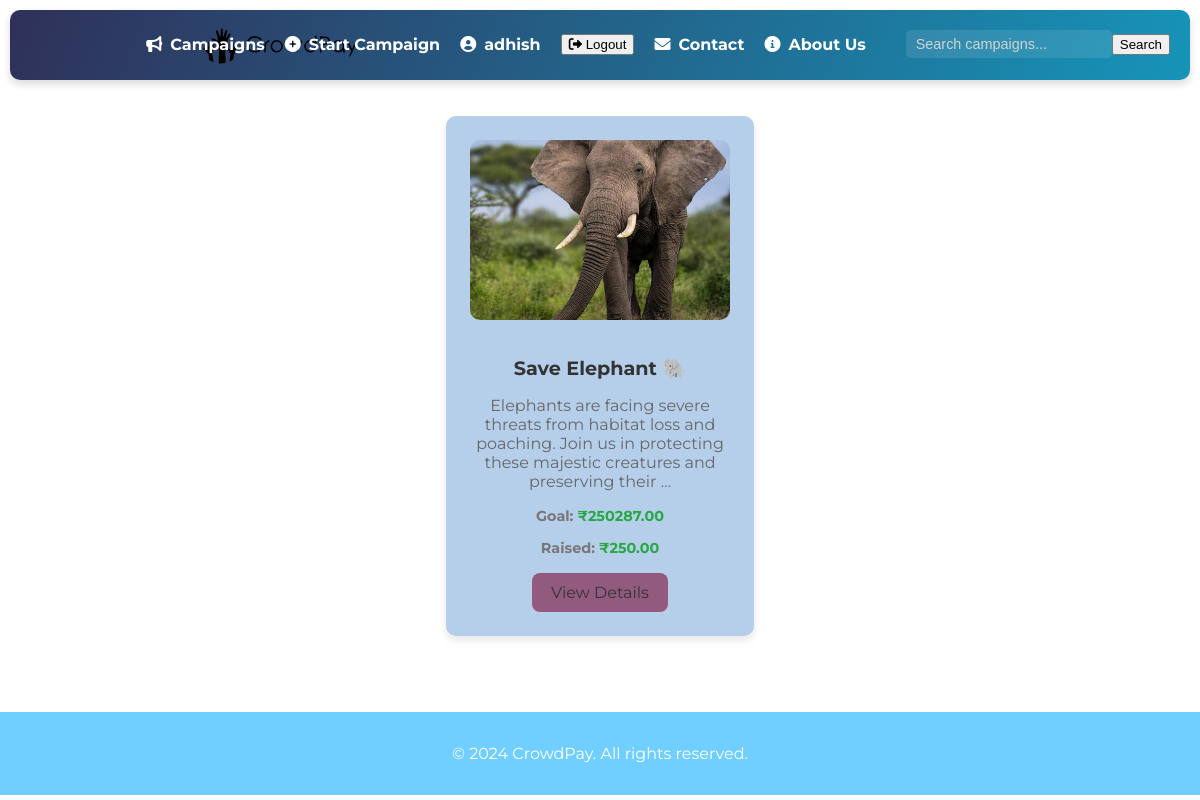
Screenshot of / (signed in) with the database file from the repository.
### mainapp/models.py (models this page shows, shortened)
class Campaign(models.Model):
    user = models.ForeignKey(User, on_delete=models.CASCADE)
    title = models.CharField(max_length=255)
    description = models.TextField()
    goal = models.DecimalField(max_digits=10, decimal_places=2, help_text="Enter amount in rupees")
    raised_amount = models.DecimalField(max_digits=10, decimal_places=2, default=0)
    image = models.ImageField(upload_to='images/', null=True, blank=True)
    created_at = models.DateTimeField(auto_now_add=True)
    approved = models.BooleanField(default=False)  # Admin approval field

### mainapp/views.py (the view)
# urls.py: path('', home_view, name='home'),
def home_view(request):
    campaigns = Campaign.objects.all()  # Fetch all campaigns from the database
    return render(request, 'base.html', {'campaigns': campaigns})

### template/base.html (shortened to what this page needs)
{% load custom_filters %}
{% load static %}
<!DOCTYPE html>
<html lang="en">
<head>
    <link rel="stylesheet" href="{% static 'css/styles.css' %}">
    <link rel="stylesheet" href="https://cdnjs.cloudflare.com/ajax/libs/font-awesome/6.0.0-beta3/css/all.min.css">
</head>
<body>
    <header>
        <div class="container">
            <a href="{% url 'home' %}" class="logo">
                <img src="{% static 'images/logo.svg' %}" alt="CrowdPay Logo" height="45">
            </a>
            {% if request.resolver_match.url_name != 'login' %}
            <nav>
                <ul>
                    <li><a href="{% url 'campaign_list' %}"><i class="fas fa-bullhorn"></i> Campaigns</a></li>
                    <li><a href="{% url 'create_campaign' %}"><i class="fas fa-plus-circle"></i> Start Campaign</a></li>
                    {% if user.is_authenticated %}
                        <li><a href="{% url 'profile' %}"><i class="fas fa-user-circle"></i> {{ user.username }}</a></li>
                        <li>
                            <form action="{% url 'logout' %}" method="post">
                                <button type="submit" class="logout-button"><i class="fas fa-sign-out-alt"></i> Logout</button>
                            </form>
                        </li>
                    {% else %}
                        <li><a href="{% url 'login' %}"><i class="fas fa-sign-in-alt"></i> Login</a></li>
                        <li><a href="{% url 'signup' %}"><i class="fas fa-user-plus"></i> Sign Up</a></li>
                    {% endif %}
                    <li><a href="{% url 'contact' %}"><i class="fas fa-envelope"></i> Contact</a></li>
    <li><a href="{% url 'about' %}"><i class="fas fa-info-circle"></i> About Us</a></li>
                </ul>
                <form action="{% url 'search' %}" method="get" class="search-container">
                    <input type="text" name="q" placeholder="Search campaigns..." required>
                    <button type="submit">Search</button>
                </form>
            </nav>
            {% endif %}
        </div>
    </header>
    <main>
        {% block content %}
        <div class="campaign-display">
            {% for campaign in campaigns %}
            <div class="campaign-card" style="display: none;" data-campaign-index="{{ forloop.counter0 }}">
                <img src="{{ campaign.image.url }}" alt="Campaign Image" class="campaign-image">
                <div class="campaign-content">
                    <h2 class="campaign-title">{{ campaign.title }}</h2>
                    <p class="campaign-description">{{ campaign.description|truncatewords:20 }}</p>
                    <div class="campaign-info">
                        <p class="goal">Goal: <span>₹{{ campaign.goal }}</span></p>
                        <p class="raised">Raised: <span>₹{{ campaign.raised_amount }}</span></p>
                    </div>
                    <a href="{% url 'campaign_detail' campaign.id %}" class="campaign-button">View Details</a>
                </div>
            </div>
            {% endfor %}
        </div>
        {% endblock %}
    </main>
    {% if request.resolver_match.url_name != 'login' %}
    <footer>
        <div class="container">
            <p>&copy; 2024 CrowdPay. All rights reserved.</p>
        </div>
    </footer>
    {% endif %}
</body>
</html>

### static/css/styles.css (style rules this page uses)
body { font-family: 'Montserrat', sans-serif; margin: 0; padding: 0; background-size: cover; background-position: center center; background-attachment: fixed; background-repeat: no-repeat; display: flex; flex-direction: column; height: 100%; }
.container { width: 70%; max-width: 1400px; margin: 0 auto; padding: 0 20px; position: relative; }
header { background: linear-gradient(112.6deg, rgb(50, 38, 79) -10.7%, rgb(23, 148, 185) 100.2%); color: #200c3b; padding: 0.5em 1em; display: flex; justify-content: center; align-items: center; position: fixed; left: 10px; right: 10px; top: 10px; border-radius: 10px; z-index: 70; box-shadow: 0 4px 8px rgba(0, 0, 0, 0.15); }
header .logo { display: auto; align-items: left; justify-content: center; position: center; }
header .logo img { height: 50px; }
nav { display: flex; flex-direction: row; justify-content: center; margin-top: center; margin-bottom: center; align-items: center; position: fixed; top: 30px; left: 15px; right: 30px; }
nav ul { list-style-type:none; margin: 0; padding: 0; display: flex; align-items: center; margin-right: 20px; margin-left: auto; display: flex; align-items: right; }
nav ul li { margin-left: 20px; position: relative; }
nav ul li a { color: #FFFFFF; text-decoration: none; font-weight: bold; display: flex; align-items: center; transition: color 0.3s, transform 0.2s; }
nav ul li a i { margin-right: 8px; }
.search-container { display: flex; align-items: center; margin-left: 20px; }
.search-container input[type="text"] { padding: 6px 10px; border: none; border-radius: 5px; outline: none; font-size: 0.9em; background-color: rgba(255, 255, 255, 0.1); color: #FFFFFF; transition: background-color 0.3s, color 0.3s; }
.search-container input[type="text"]::placeholder { color: #D3D3D3; }
main { padding: 2em 0; flex: 1; }
footer { background-color: rgba(77, 195, 255, 0.8); color: white; text-align: center; padding: 1em; }
.campaign-card { background-color: rgba(220, 19, 19, 0.9); border-radius: 10px; box-shadow: 0 4px 8px rgba(0, 0, 0, 0.1); padding: 20px; max-width: 300px; transition: transform 0.2s, box-shadow 0.2s; text-align: center; }
.campaign-card a { text-decoration: none; color: #333; transition: color 0.3s; }
.campaign-card .goal, .campaign-card .raised { font-weight: bold; }
.campaign-card .goal span, .campaign-card .raised span { color: #28a745; }
.campaign-display { display: flex; flex-wrap: wrap; gap: 2rem; justify-content: center; padding: 2rem; overflow: hidden; }
.campaign-card { display: flex; flex-direction: column; align-items: bottom; max-width: 260px; background-color: #b5cfea; border-radius: 10px; box-shadow: 0 4px 8px rgba(0, 0, 0, 0.1); padding: 1.5rem; margin: 2rem; text-align: bottom; transition: transform 0.2s, box-shadow 0.2s; opacity: 30; transform: translateY(20px); transition: color 0.3s, transform 0.2s; animation: fadeSlideIn 0.8s ease-out forwards; }
.campaign-image { width: 100%; height: 180px; border-radius: 10px; object-fit: cover; margin-bottom: 1rem; }
.campaign-content { text-align: center; }
.campaign-title { font-size: 1.2rem; font-weight: bold; color: #333; margin-bottom: 0.5rem; }
.campaign-description { font-size: 1rem; color: #666; margin-bottom: 1rem; }
.campaign-info { font-size: 0.9rem; color: #777; margin-bottom: 1rem; }
.campaign-button { display: inline-block; padding: 0.6rem 1.2rem; background-color: #935a80; color: white; border-radius: 8px; text-decoration: none; transition: background-color 0.3s; }

### rows the page displays
Campaign: image (picture), title "Save Elephant 🐘", description "Elephants are facing severe threats from habitat loss and poaching. Join us in protecting these majestic creatures and preserving their …", goal "250287.00", raised_amount "250.00"

### other values shown
{{ user.username }} "adhish"
